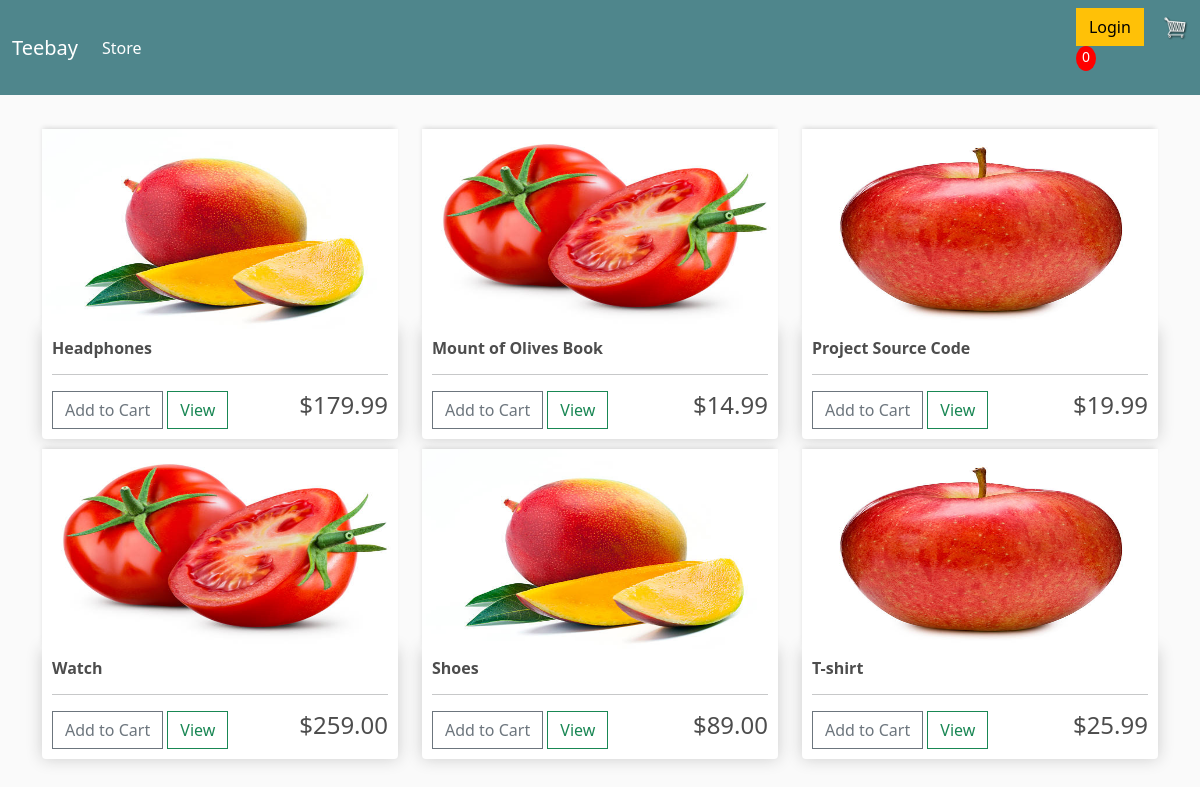
The page / on the database its author committed.
### store/models.py (models this page shows, shortened)
class Product(models.Model):
    name = models.CharField(max_length=200, null=True)
    price = models.FloatField()
    digital = models.BooleanField(default=False, null=True, blank=False)
    image = models.ImageField(null=True, blank=True)
    @property
    def imageURL(self):
        try:
            url = self.image.url
        except:
            url = ''
        return url

### store/views.py (the view)
# urls.py: path('', include('store.urls'))
def store(request):
    products = Product.objects.all()
    context = {'products' : products}
    return render(request, 'store/store.html', context)

### store/templates/store/store.html
{% extends 'store/main.html' %}
{% load static %}
{% block content %}
    <div class="row">
        {% for product in products %}
        <div class="col-lg-4">
            <img class="thumbnail" src="{{product.imageURL}}" alt="">
            <div class="box-element product">
                <h6><strong>{{product.name}}</strong></h6>
                <hr>
                <button class="btn btn-outline-secondary add-btn">Add to Cart</button>
                <a class="btn btn-outline-success" href="">View</a>
                <h4 style="display: block; float: right">${{product.price|floatformat:2}}</h4>
            </div>
        </div>
        {% endfor %}
    </div>
{% endblock content %}

### store/templates/store/main.html (shortened to what this page needs)
<!DOCTYPE html>
{% load static %}
<html lang="en">
<head>
   <link rel="stylesheet" href="https://cdn.jsdelivr.net/npm/bootstrap@5.2.1/dist/css/bootstrap.min.css">
    <link rel="stylesheet" type="text/css" href="{% static 'css/main.css' %}">
</head>
<body>
    <nav class="navbar navbar-dark navbar-expand-lg bg-dark">
        <div class="container-fluid">
          <a class="navbar-brand" href="{% url 'store' %}">Teebay</a>
          <div class="collapse navbar-collapse" id="navbarSupportedContent">
            <ul class="navbar-nav me-auto mb-2 mb-lg-0">
              <li class="nav-item">
                <a class="nav-link active" aria-current="page" href="{% url 'store' %}">Store</a>
              </li>
            </ul>
            <div class="form-inline my-2 my-lg-0">
                <a href="#"class="btn btn-warning">Login</a>
                <a href="{% url 'cart' %}">
                   <img  id="cart-icon" src="{% static 'images/cart.png' %}">
               </a>
               <p id="cart-total">0</p>
            </div>
          </div>
        </div>
      </nav>
    <div class="container">
        <br>
        {% block content %}
        {% endblock content %}
    </div>
</body>
</html>

### static/css/main.css (style rules this page uses)
body { background-color: hsl(0, 0%, 98%); }
h1,h2,h3,h4,h5,h6 { color:hsl(0, 0%, 30%); }
.box-element { box-shadow:hsl(0, 0%, 80%) 0 0 16px; background-color: #fff; border-radius: 4px; padding: 10px; }
.thumbnail { width: 100%; height: 200px; -webkit-box-shadow: -1px -3px 5px -2px rgba(214,214,214,1); -moz-box-shadow: -1px -3px 5px -2px rgba(214,214,214,1); box-shadow: -1px -3px 5px -2px rgba(214,214,214,1); }
.product { border-radius: 0 0 4px 4px; }
.bg-dark { background-color: #4f868c!important; }
#cart-icon { width:25px; display: inline-block; margin-left: 15px; }
#cart-total { display: block; text-align: center; color:#fff; background-color: red; width: 20px; height: 25px; border-radius: 50%; font-size: 14px; }
.col-lg-4, .col-lg-6, .col-lg-8, .col-lg-12 { margin-top: 10px; }
.btn { border-radius: 0; }

### rows shown on the page
Product: imageURL (picture), name "Headphones", price "179.99"
Product: imageURL (picture), name "Mount of Olives Book", price "14.99"
Product: imageURL (picture), name "Project Source Code", price "19.99"
Product: imageURL (picture), name "Watch", price "259.00"
Product: imageURL (picture), name "Shoes", price "89.00"
Product: imageURL (picture), name "T-shirt", price "25.99"
